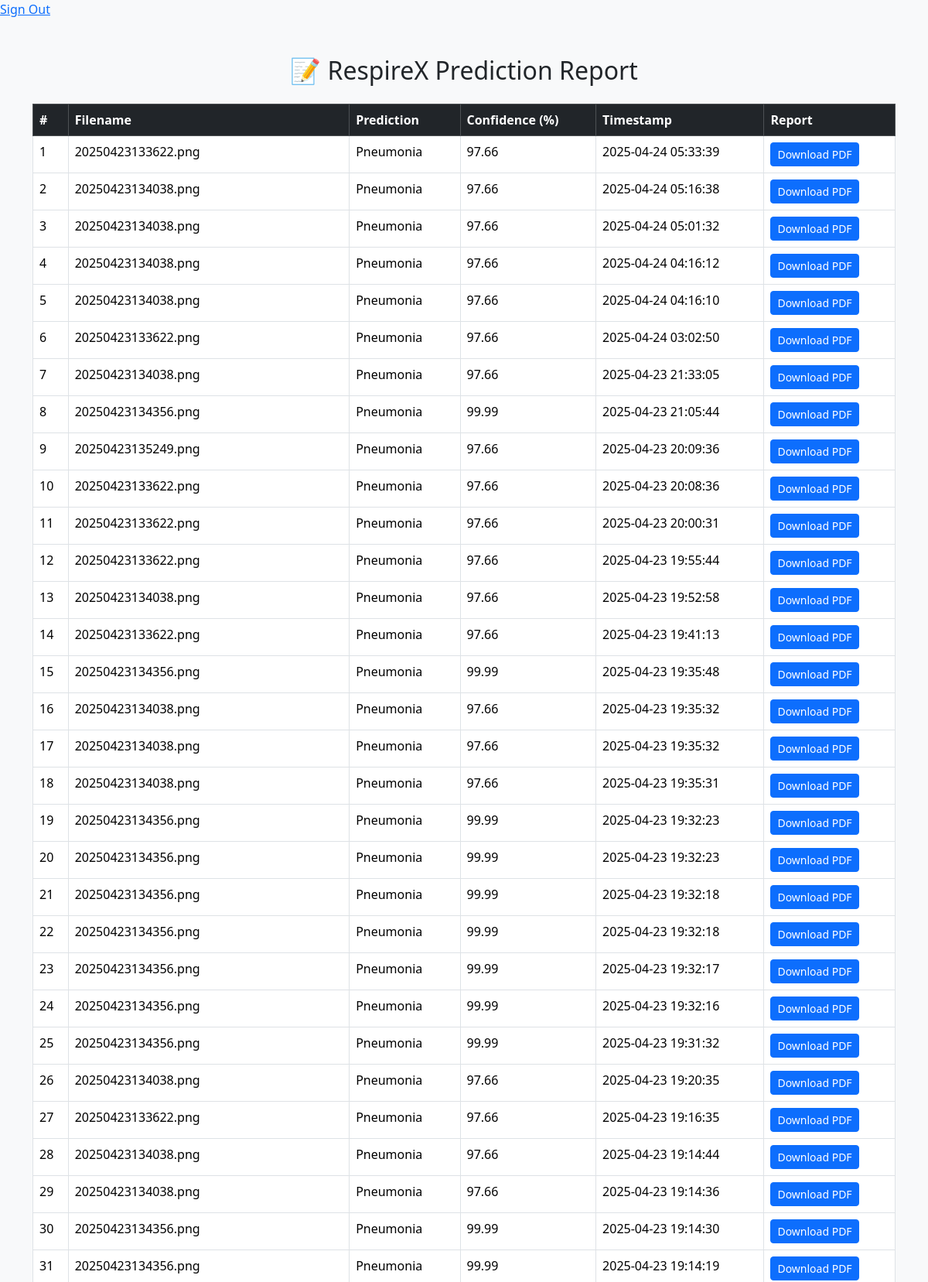
Screenshot of /report (upper part) with the database file from the repository.
### app.py (models this page shows)
class Prediction(db.Model):
    id = db.Column(db.Integer, primary_key=True)
    filename = db.Column(db.String(120))
    prediction = db.Column(db.String(50))
    confidence = db.Column(db.Float)
    timestamp = db.Column(db.DateTime, default=datetime.utcnow)

### app.py (the view)
@app.route('/report')
def report():
    all_predictions = Prediction.query.order_by(Prediction.id.desc()).all()
    return render_template('report.html', predictions=all_predictions)

### templates/report.html (shortened to what this page needs)
<!DOCTYPE html>
<html lang="en">
<head>
    <link rel="stylesheet" href="https://cdn.jsdelivr.net/npm/bootstrap@5.3.2/dist/css/bootstrap.min.css">
</head>
<body class="bg-light">
        <div class="nav-right">
          <a href="/signout" class="button">Sign Out</a>
        </div>
    <div class="container mt-5">
        <h2 class="text-center mb-4">📝 RespireX Prediction Report</h2>
        {% if predictions %}
        <div class="table-responsive">
            <table class="table table-bordered table-hover">
                <thead class="table-dark">
                    <tr>
                        <th>#</th>
                        <th>Filename</th>
                        <th>Prediction</th>
                        <th>Confidence (%)</th>
                        <th>Timestamp</th>
                        <th>Report</th>
                    </tr>
                </thead>
                <tbody>
                    {% for p in predictions %}
                    <tr>
                        <td>{{ loop.index }}</td>
                        <td>{{ p.filename }}</td>
                        <td>{{ p.prediction }}</td>
                        <td>{{ '%.2f'|format(p.confidence) }}</td>
                        <td>{{ p.timestamp.strftime('%Y-%m-%d %H:%M:%S') }}</td>
                        <td>
                            <a href="{{ url_for('download_report', prediction_id=p.id) }}" class="btn btn-sm btn-primary">Download PDF</a>
                        </td>
                    </tr>
                    {% endfor %}
                </tbody>
            </table>
        </div>
        {% else %}
        <p class="text-muted text-center">No predictions found.</p>
        {% endif %}
    </div>
</body>
</html>

### rows the page displays
Prediction: filename "20250423133622.png", prediction "Pneumonia", confidence "97.66", timestamp "2025-04-24 05:33:39"
Prediction: filename "20250423134038.png", prediction "Pneumonia", confidence "97.66", timestamp "2025-04-24 05:16:38"
Prediction: filename "20250423134038.png", prediction "Pneumonia", confidence "97.66", timestamp "2025-04-24 05:01:32"
Prediction: filename "20250423134038.png", prediction "Pneumonia", confidence "97.66", timestamp "2025-04-24 04:16:12"
Prediction: filename "20250423134038.png", prediction "Pneumonia", confidence "97.66", timestamp "2025-04-24 04:16:10"
Prediction: filename "20250423133622.png", prediction "Pneumonia", confidence "97.66", timestamp "2025-04-24 03:02:50"
Prediction: filename "20250423134038.png", prediction "Pneumonia", confidence "97.66", timestamp "2025-04-23 21:33:05"
Prediction: filename "20250423134356.png", prediction "Pneumonia", confidence "99.99", timestamp "2025-04-23 21:05:44"
Prediction: filename "20250423135249.png", prediction "Pneumonia", confidence "97.66", timestamp "2025-04-23 20:09:36"
Prediction: filename "20250423133622.png", prediction "Pneumonia", confidence "97.66", timestamp "2025-04-23 20:08:36"
Prediction: filename "20250423133622.png", prediction "Pneumonia", confidence "97.66", timestamp "2025-04-23 20:00:31"
Prediction: filename "20250423133622.png", prediction "Pneumonia", confidence "97.66", timestamp "2025-04-23 19:55:44"
Prediction: filename "20250423134038.png", prediction "Pneumonia", confidence "97.66", timestamp "2025-04-23 19:52:58"
Prediction: filename "20250423133622.png", prediction "Pneumonia", confidence "97.66", timestamp "2025-04-23 19:41:13"
Prediction: filename "20250423134356.png", prediction "Pneumonia", confidence "99.99", timestamp "2025-04-23 19:35:48"
Prediction: filename "20250423134038.png", prediction "Pneumonia", confidence "97.66", timestamp "2025-04-23 19:35:32"
Prediction: filename "20250423134038.png", prediction "Pneumonia", confidence "97.66", timestamp "2025-04-23 19:35:32"
Prediction: filename "20250423134038.png", prediction "Pneumonia", confidence "97.66", timestamp "2025-04-23 19:35:31"
Prediction: filename "20250423134356.png", prediction "Pneumonia", confidence "99.99", timestamp "2025-04-23 19:32:23"
Prediction: filename "20250423134356.png", prediction "Pneumonia", confidence "99.99", timestamp "2025-04-23 19:32:23"
Prediction: filename "20250423134356.png", prediction "Pneumonia", confidence "99.99", timestamp "2025-04-23 19:32:18"
Prediction: filename "20250423134356.png", prediction "Pneumonia", confidence "99.99", timestamp "2025-04-23 19:32:18"
Prediction: filename "20250423134356.png", prediction "Pneumonia", confidence "99.99", timestamp "2025-04-23 19:32:17"
Prediction: filename "20250423134356.png", prediction "Pneumonia", confidence "99.99", timestamp "2025-04-23 19:32:16"
Prediction: filename "20250423134356.png", prediction "Pneumonia", confidence "99.99", timestamp "2025-04-23 19:31:32"
Prediction: filename "20250423134038.png", prediction "Pneumonia", confidence "97.66", timestamp "2025-04-23 19:20:35"
Prediction: filename "20250423133622.png", prediction "Pneumonia", confidence "97.66", timestamp "2025-04-23 19:16:35"
Prediction: filename "20250423134038.png", prediction "Pneumonia", confidence "97.66", timestamp "2025-04-23 19:14:44"
Prediction: filename "20250423134038.png", prediction "Pneumonia", confidence "97.66", timestamp "2025-04-23 19:14:36"
Prediction: filename "20250423134356.png", prediction "Pneumonia", confidence "99.99", timestamp "2025-04-23 19:14:30"
Prediction: filename "20250423134356.png", prediction "Pneumonia", confidence "99.99", timestamp "2025-04-23 19:14:19"
